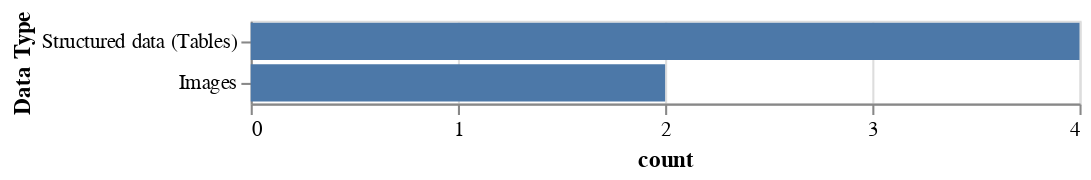

Source (notebook cell):
### Code cell
plotMultiselect(df, 'Data: Type', 'Data Type')

### Figure 1 — Vega-Lite specification as saved in the notebook (floating-point values rounded to 4 significant figures)
{"config": {"view": {"continuousWidth": 400, "continuousHeight": 300}}, "data": {"name": "data-9f19a0c7278b301c3fc605b4c02f234d"}, "mark": "bar", "encoding": {"x": {"type": "quantitative", "axis": {"tickMinStep": 1}, "field": "count"}, "y": {"type": "nominal", "field": "Data Type", "sort": "-x"}}, "$schema": "https://vega.github.io/schema/vega-lite/v4.0.2.json", "datasets": {"data-9f19a0c7278b301c3fc605b4c02f234d": [{"Data Type": "Images", "count": 2}, {"Data Type": "Structured data (Tables)", "count": 4}]}}
